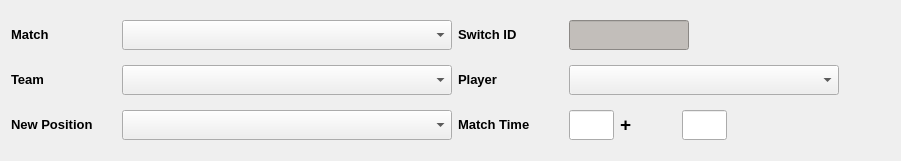
  <widget class="QWidget" name="">
   <property name="geometry">
    <rect>
     <x>10</x>
     <y>210</y>
     <width>901</width>
     <height>161</height>
    </rect>
   </property>
   <layout class="QGridLayout" name="gridLayout">
    <item row="0" column="0">
     <widget class="QLabel" name="label_3">
      <property name="minimumSize">
       <size>
        <width>105</width>
        <height>30</height>
       </size>
      </property>
      <property name="maximumSize">
       <size>
        <width>105</width>
        <height>30</height>
       </size>
      </property>
      <property name="text">
       <string>&lt;!DOCTYPE HTML PUBLIC &quot;-//W3C//DTD HTML 4.0//EN&quot; &quot;http://www.w3.org/TR/REC-html40/strict.dtd&quot;&gt;
&lt;html&gt;&lt;head&gt;&lt;meta name=&quot;qrichtext&quot; content=&quot;1&quot; /&gt;&lt;style type=&quot;text/css&quot;&gt;
p, li { white-space: pre-wrap; }
&lt;/style&gt;&lt;/head&gt;&lt;body style=&quot; font-family:'Sans'; font-size:10pt; font-weight:400; font-style:normal;&quot;&gt;
&lt;p style=&quot; margin-top:0px; margin-bottom:0px; margin-left:0px; margin-right:0px; -qt-block-indent:0; text-indent:0px;&quot;&gt;&lt;span style=&quot; font-weight:600;&quot;&gt;Match&lt;/span&gt;&lt;/p&gt;&lt;/body&gt;&lt;/html&gt;</string>
      </property>
     </widget>
    </item>
    <item row="0" column="1">
     <widget class="QComboBox" name="matchSelect">
      <property name="minimumSize">
       <size>
        <width>330</width>
        <height>30</height>
       </size>
      </property>
      <property name="maximumSize">
       <size>
        <width>330</width>
        <height>30</height>
       </size>
      </property>
     </widget>
    </item>
    <item row="0" column="2">
     <widget class="QLabel" name="label_4">
      <property name="minimumSize">
       <size>
        <width>105</width>
        <height>30</height>
       </size>
      </property>
      <property name="maximumSize">
       <size>
        <width>105</width>
        <height>30</height>
       </size>
      </property>
      <property name="text">
       <string>&lt;!DOCTYPE HTML PUBLIC &quot;-//W3C//DTD HTML 4.0//EN&quot; &quot;http://www.w3.org/TR/REC-html40/strict.dtd&quot;&gt;
&lt;html&gt;&lt;head&gt;&lt;meta name=&quot;qrichtext&quot; content=&quot;1&quot; /&gt;&lt;style type=&quot;text/css&quot;&gt;
p, li { white-space: pre-wrap; }
&lt;/style&gt;&lt;/head&gt;&lt;body style=&quot; font-family:'Sans'; font-size:10pt; font-weight:400; font-style:normal;&quot;&gt;
&lt;p style=&quot; margin-top:0px; margin-bottom:0px; margin-left:0px; margin-right:0px; -qt-block-indent:0; text-indent:0px;&quot;&gt;&lt;span style=&quot; font-weight:600;&quot;&gt;Switch ID&lt;/span&gt;&lt;/p&gt;&lt;/body&gt;&lt;/html&gt;</string>
      </property>
     </widget>
    </item>
    <item row="0" column="3">
     <widget class="QLineEdit" name="switchID_display">
      <property name="minimumSize">
       <size>
        <width>120</width>
        <height>30</height>
       </size>
      </property>
      <property name="maximumSize">
       <size>
        <width>120</width>
        <height>30</height>
       </size>
      </property>
      <property name="styleSheet">
       <string notr="true">background-color: rgb(194, 190, 186);</string>
      </property>
      <property name="maxLength">
       <number>7</number>
      </property>
      <property name="readOnly">
       <bool>true</bool>
      </property>
     </widget>
    </item>
    <item row="0" column="4">
     <spacer name="horizontalSpacer_3">
      <property name="orientation">
       <enum>Qt::Horizontal</enum>
      </property>
      <property name="sizeHint" stdset="0">
       <size>
        <width>138</width>
        <height>20</height>
       </size>
      </property>
     </spacer>
    </item>
    <item row="1" column="0">
     <widget class="QLabel" name="label_5">
      <property name="minimumSize">
       <size>
        <width>105</width>
        <height>30</height>
       </size>
      </property>
      <property name="maximumSize">
       <size>
        <width>105</width>
        <height>30</height>
       </size>
      </property>
      <property name="text">
       <string>&lt;!DOCTYPE HTML PUBLIC &quot;-//W3C//DTD HTML 4.0//EN&quot; &quot;http://www.w3.org/TR/REC-html40/strict.dtd&quot;&gt;
&lt;html&gt;&lt;head&gt;&lt;meta name=&quot;qrichtext&quot; content=&quot;1&quot; /&gt;&lt;style type=&quot;text/css&quot;&gt;
p, li { white-space: pre-wrap; }
&lt;/style&gt;&lt;/head&gt;&lt;body style=&quot; font-family:'Sans'; font-size:10pt; font-weight:400; font-style:normal;&quot;&gt;
&lt;p style=&quot; margin-top:0px; margin-bottom:0px; margin-left:0px; margin-right:0px; -qt-block-indent:0; text-indent:0px;&quot;&gt;&lt;span style=&quot; font-weight:600;&quot;&gt;Team&lt;/span&gt;&lt;/p&gt;&lt;/body&gt;&lt;/html&gt;</string>
      </property>
     </widget>
    </item>
    <item row="1" column="1">
     <widget class="QComboBox" name="teamSelect">
      <property name="minimumSize">
       <size>
        <width>330</width>
        <height>30</height>
       </size>
      </property>
      <property name="maximumSize">
       <size>
        <width>330</width>
        <height>30</height>
       </size>
      </property>
      <property name="toolTip">
       <string>Team of player</string>
      </property>
     </widget>
    </item>
    <item row="1" column="2">
     <widget class="QLabel" name="label_10">
      <property name="minimumSize">
       <size>
        <width>105</width>
        <height>30</height>
       </size>
      </property>
      <property name="maximumSize">
       <size>
        <width>105</width>
        <height>30</height>
       </size>
      </property>
      <property name="text">
       <string>&lt;!DOCTYPE HTML PUBLIC &quot;-//W3C//DTD HTML 4.0//EN&quot; &quot;http://www.w3.org/TR/REC-html40/strict.dtd&quot;&gt;
&lt;html&gt;&lt;head&gt;&lt;meta name=&quot;qrichtext&quot; content=&quot;1&quot; /&gt;&lt;style type=&quot;text/css&quot;&gt;
p, li { white-space: pre-wrap; }
&lt;/style&gt;&lt;/head&gt;&lt;body style=&quot; font-family:'Sans'; font-size:10pt; font-weight:400; font-style:normal;&quot;&gt;
&lt;p style=&quot; margin-top:0px; margin-bottom:0px; margin-left:0px; margin-right:0px; -qt-block-indent:0; text-indent:0px;&quot;&gt;&lt;span style=&quot; font-weight:600;&quot;&gt;Player&lt;/span&gt;&lt;/p&gt;&lt;/body&gt;&lt;/html&gt;</string>
      </property>
     </widget>
    </item>
    <item row="1" column="3" colspan="2">
     <widget class="QComboBox" name="playerSelect">
      <property name="minimumSize">
       <size>
        <width>270</width>
        <height>30</height>
       </size>
      </property>
      <property name="maximumSize">
       <size>
        <width>270</width>
        <height>30</height>
       </size>
      </property>
      <property name="toolTip">
       <string>Player</string>
      </property>
     </widget>
    </item>
    <item row="2" column="0">
     <widget class="QLabel" name="label_7">
      <property name="minimumSize">
       <size>
        <width>105</width>
        <height>30</height>
       </size>
      </property>
      <property name="maximumSize">
       <size>
        <width>105</width>
        <height>30</height>
       </size>
      </property>
      <property name="text">
       <string>&lt;!DOCTYPE HTML PUBLIC &quot;-//W3C//DTD HTML 4.0//EN&quot; &quot;http://www.w3.org/TR/REC-html40/strict.dtd&quot;&gt;
&lt;html&gt;&lt;head&gt;&lt;meta name=&quot;qrichtext&quot; content=&quot;1&quot; /&gt;&lt;style type=&quot;text/css&quot;&gt;
p, li { white-space: pre-wrap; }
&lt;/style&gt;&lt;/head&gt;&lt;body style=&quot; font-family:'Sans'; font-size:10pt; font-weight:400; font-style:normal;&quot;&gt;
&lt;p style=&quot; margin-top:0px; margin-bottom:0px; margin-left:0px; margin-right:0px; -qt-block-indent:0; text-indent:0px;&quot;&gt;&lt;span style=&quot; font-weight:600;&quot;&gt;New Position&lt;/span&gt;&lt;/p&gt;&lt;/body&gt;&lt;/html&gt;</string>
      </property>
     </widget>
    </item>
    <item row="2" column="1">
     <widget class="QComboBox" name="newPositionSelect">
      <property name="minimumSize">
       <size>
        <width>330</width>
        <height>30</height>
       </size>
      </property>
      <property name="maximumSize">
       <size>
        <width>330</width>
        <height>30</height>
       </size>
      </property>
      <property name="toolTip">
       <string>New position of player</string>
      </property>
     </widget>
    </item>
    <item row="2" column="2">
     <widget class="QLabel" name="label_8">
      <property name="minimumSize">
       <size>
        <width>105</width>
        <height>30</height>
       </size>
      </property>
      <property name="maximumSize">
       <size>
        <width>105</width>
        <height>30</height>
       </size>
      </property>
      <property name="text">
       <string>&lt;!DOCTYPE HTML PUBLIC &quot;-//W3C//DTD HTML 4.0//EN&quot; &quot;http://www.w3.org/TR/REC-html40/strict.dtd&quot;&gt;
&lt;html&gt;&lt;head&gt;&lt;meta name=&quot;qrichtext&quot; content=&quot;1&quot; /&gt;&lt;style type=&quot;text/css&quot;&gt;
p, li { white-space: pre-wrap; }
&lt;/style&gt;&lt;/head&gt;&lt;body style=&quot; font-family:'Sans'; font-size:10pt; font-weight:400; font-style:normal;&quot;&gt;
&lt;p style=&quot; margin-top:0px; margin-bottom:0px; margin-left:0px; margin-right:0px; -qt-block-indent:0; text-indent:0px;&quot;&gt;&lt;span style=&quot; font-weight:600;&quot;&gt;Match Time&lt;/span&gt;&lt;/p&gt;&lt;/body&gt;&lt;/html&gt;</string>
      </property>
     </widget>
    </item>
    <item row="2" column="3">
     <layout class="QHBoxLayout" name="horizontalLayout">
      <item>
       <widget class="QLineEdit" name="switchtimeEdit">
        <property name="minimumSize">
         <size>
          <width>45</width>
          <height>30</height>
         </size>
        </property>
        <property name="maximumSize">
         <size>
          <width>45</width>
          <height>30</height>
         </size>
        </property>
        <property name="toolTip">
         <string>Match time</string>
        </property>
        <property name="inputMask">
         <string>00; </string>
        </property>
        <property name="maxLength">
         <number>2</number>
        </property>
       </widget>
      </item>
      <item>
       <widget class="QLabel" name="label_9">
        <property name="text">
         <string>&lt;!DOCTYPE HTML PUBLIC &quot;-//W3C//DTD HTML 4.0//EN&quot; &quot;http://www.w3.org/TR/REC-html40/strict.dtd&quot;&gt;
&lt;html&gt;&lt;head&gt;&lt;meta name=&quot;qrichtext&quot; content=&quot;1&quot; /&gt;&lt;style type=&quot;text/css&quot;&gt;
p, li { white-space: pre-wrap; }
&lt;/style&gt;&lt;/head&gt;&lt;body style=&quot; font-family:'Sans'; font-size:10pt; font-weight:400; font-style:normal;&quot;&gt;
&lt;p style=&quot; margin-top:0px; margin-bottom:0px; margin-left:0px; margin-right:0px; -qt-block-indent:0; text-indent:0px;&quot;&gt;&lt;span style=&quot; font-size:14pt; font-weight:600;&quot;&gt;+&lt;/span&gt;&lt;/p&gt;&lt;/body&gt;&lt;/html&gt;</string>
        </property>
       </widget>
      </item>
      <item>
       <widget class="QLineEdit" name="stoppageEdit">
        <property name="minimumSize">
         <size>
          <width>45</width>
          <height>30</height>
         </size>
        </property>
        <property name="maximumSize">
         <size>
          <width>45</width>
          <height>30</height>
         </size>
        </property>
        <property name="toolTip">
         <string>Stoppage time</string>
        </property>
        <property name="inputMask">
         <string>00; </string>
        </property>
        <property name="maxLength">
         <number>2</number>
        </property>
       </widget>
      </item>
     </layout>
    </item>
    <item row="2" column="4">
     <spacer name="horizontalSpacer">
      <property name="orientation">
       <enum>Qt::Horizontal</enum>
      </property>
      <property name="sizeHint" stdset="0">
       <size>
        <width>138</width>
        <height>20</height>
       </size>
      </property>
     </spacer>
    </item>
   </layout>
  </widget>
